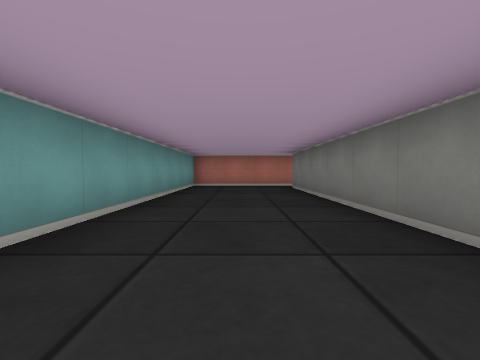
view 1 (above)

16 first-person views from a walk through a cub3D level. The camera is about half as high as the walls, tilts 2° down and sees 85° across. The floor is counted in squares. Each view is taken from the middle of a square. On the plan, view 1 faces up. The plan holds only what a view shows up to about 9 squares ahead; the rest is blank.

view 2
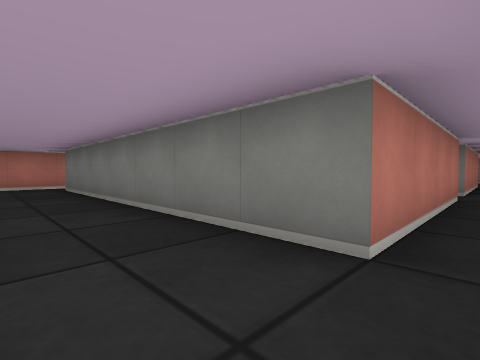

view 3
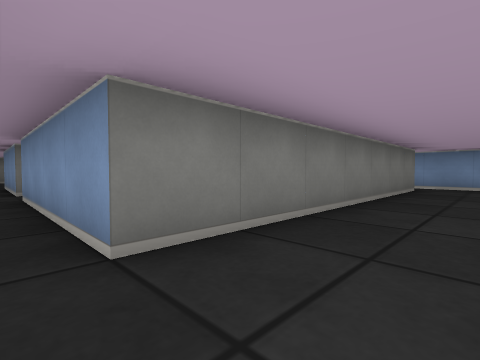

view 4
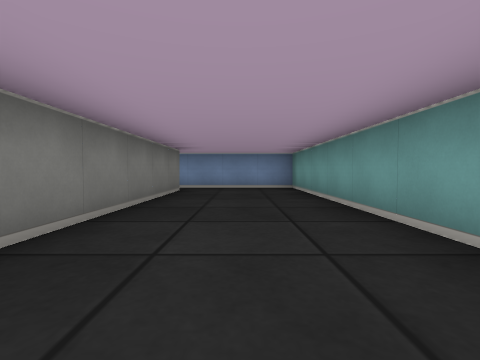

view 5
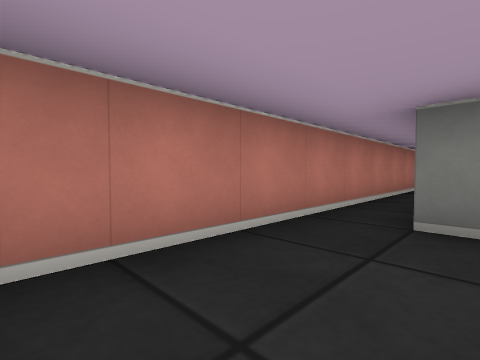

view 6
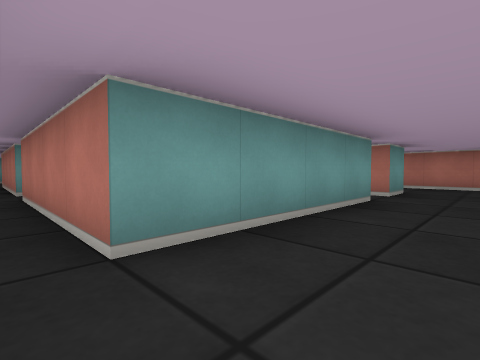

view 7
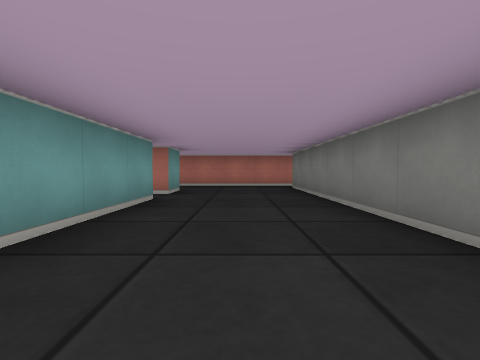

view 8
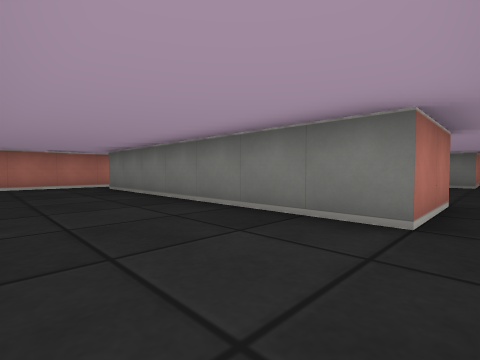

view 9
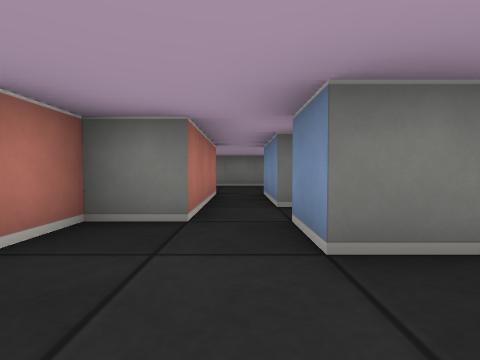

view 10
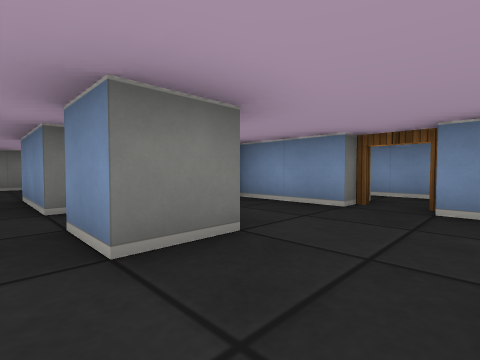

view 11
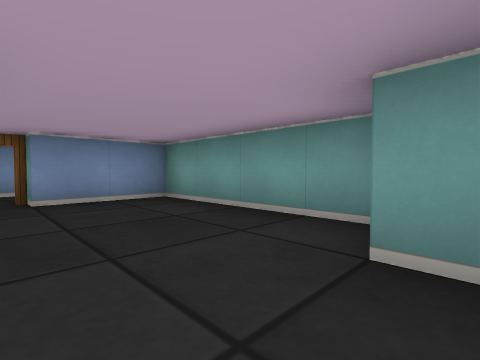

view 12
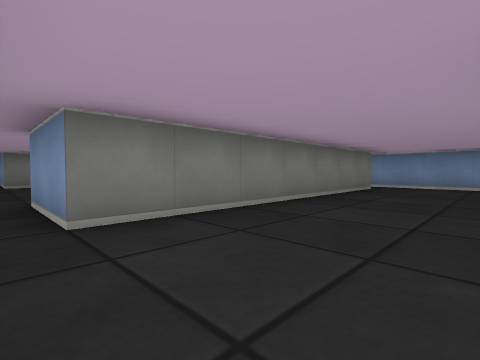

view 13
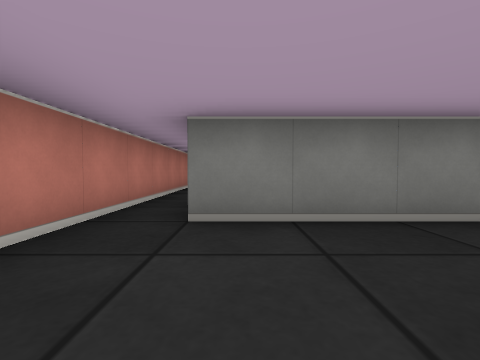

view 14
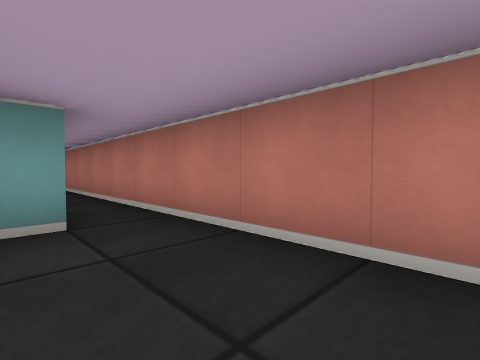

view 15
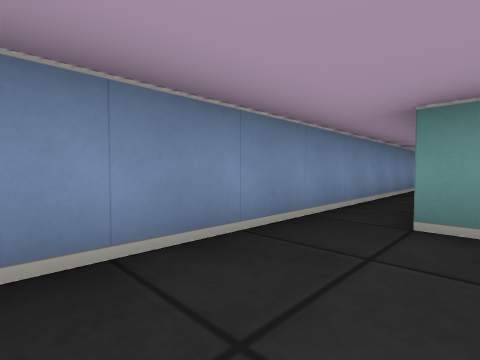

view 16
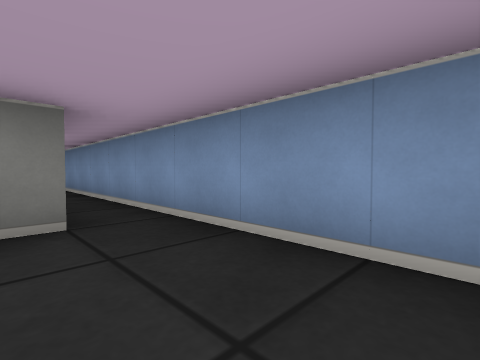

### Floor plan
Points are (right, up) in squares from view 1. A wall is a line through its corners. A room is listed if a view was taken in it or the views show most of it. See-through windows are left out.
Room 1 (views 1, 2, 3, 4, 5)
walls: (5.5, 0.5) (1.5, 0.5) (1.5, 7.5) (5.5, 7.5); (5.5, -0.5) (10.5, -0.5); (6.5, 7.5) (9.5, 7.5); (9.5, 8.5) (-1.5, 8.5) (-1.5, -0.5) (1.8, -0.5); (10.5, 0.5) (6.5, 0.5)
ways out: opening at (9, 8) to room 2; opening at (10, 0) to room 2; open door at (6, 1) to room 3; open door at (6, 7) to room 3
Room 2 (views 6, 7, 8, 12, 13, 14, 15, 16)
walls: (10.5, 4.5) (10.5, 0.5); (10.5, 6.5) (10.5, 5.5); (9.5, 7.5) (9.5, 7); (10.5, -0.5) (15.5, -0.5); (15.5, 0.5) (13.5, 0.5) (13.5, 7.5) (15.5, 7.5); (15.5, 8.5) (9.5, 8.5)
ways out: opening at (9, 8) to room 1; opening at (10, 0) to room 1; opening at (11, 5) to room 3; opening at (14.5, 0); opening at (14.5, 8)
Room 3 (views 9, 10, 11)
walls: (6.5, 3.5) (6.5, 4.5) (7.5, 4.5); (8.4, 4.5) (10.5, 4.5); (4.5, 6) (4.5, 5.5); (6.5, 1.5) (8.5, 1.5); (3.5, 5.2) (3.5, 1.5) (5.5, 1.5); (10.5, 5.5) (7.5, 5.5) (7.5, 6.5) (6.6, 6.5)
ways out: open door at (6, 1) to room 1; open door at (6, 7) to room 1; opening at (11, 5) to room 2; open door at (8, 4)

Positions as (right, up) in squares from view 1, and headings:
1: (0, 0), facing up
2: (0, 0), facing up-right
3: (0, 8), facing down-right
4: (0, 7), facing down
5: (-1, 7), facing up-right
6: (12, 0), facing up-left
7: (12, 0), facing up
8: (11, 0), facing up-right
9: (5, 5), facing right
10: (5, 5), facing down-right
11: (6, 6), facing down-left
12: (11, 8), facing down-right
13: (11, 7), facing right
14: (12, 7), facing up-left
15: (13, 1), facing down-left
16: (11, 1), facing down-right
